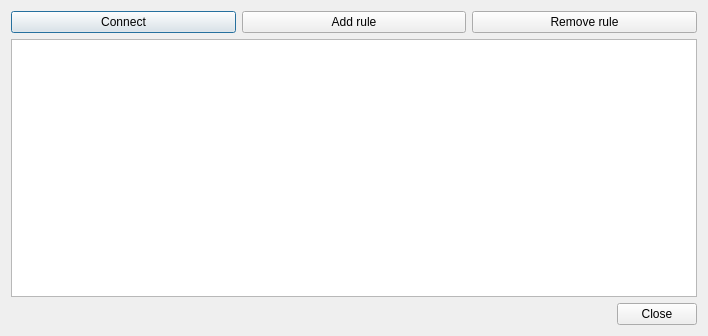
<?xml version="1.0" encoding="UTF-8"?>
<ui version="4.0">
 <class>QManagerWindow</class>
 <widget class="QDialog" name="QManagerWindow">
  <property name="geometry">
   <rect>
    <x>0</x>
    <y>0</y>
    <width>708</width>
    <height>336</height>
   </rect>
  </property>
  <property name="sizePolicy">
   <sizepolicy hsizetype="Expanding" vsizetype="Expanding">
    <horstretch>0</horstretch>
    <verstretch>0</verstretch>
   </sizepolicy>
  </property>
  <property name="windowTitle">
   <string>QManager</string>
  </property>
  <layout class="QGridLayout" name="gridLayout">
   <item row="0" column="0" colspan="2">
    <layout class="QHBoxLayout" name="hlayout_1">
     <item>
      <widget class="QPushButton" name="connectPushButton">
       <property name="text">
        <string>Connect</string>
       </property>
      </widget>
     </item>
     <item>
      <widget class="QPushButton" name="addRulePushButton">
       <property name="text">
        <string>Add rule</string>
       </property>
      </widget>
     </item>
     <item>
      <widget class="QPushButton" name="removeRulePushButton">
       <property name="text">
        <string>Remove rule</string>
       </property>
      </widget>
     </item>
    </layout>
   </item>
   <item row="1" column="0" colspan="2">
    <layout class="QHBoxLayout" name="hlayout_6">
     <item>
      <widget class="QTableView" name="rulesTableView"/>
     </item>
    </layout>
   </item>
   <item row="2" column="0">
    <spacer name="buttons_spacer">
     <property name="orientation">
      <enum>Qt::Horizontal</enum>
     </property>
     <property name="sizeHint" stdset="0">
      <size>
       <width>300</width>
       <height>20</height>
      </size>
     </property>
    </spacer>
   </item>
   <item row="2" column="1">
    <layout class="QHBoxLayout" name="hlayout_buttons">
     <item>
      <widget class="QPushButton" name="closePushButton">
       <property name="text">
        <string>Close</string>
       </property>
      </widget>
     </item>
    </layout>
   </item>
  </layout>
 </widget>
 <layoutdefault spacing="6" margin="11"/>
 <resources/>
 <connections>
  <connection>
   <sender>closePushButton</sender>
   <signal>clicked()</signal>
   <receiver>QManagerWindow</receiver>
   <slot>close()</slot>
   <hints>
    <hint type="sourcelabel">
     <x>657</x>
     <y>314</y>
    </hint>
    <hint type="destinationlabel">
     <x>353</x>
     <y>167</y>
    </hint>
   </hints>
  </connection>
 </connections>
</ui>
